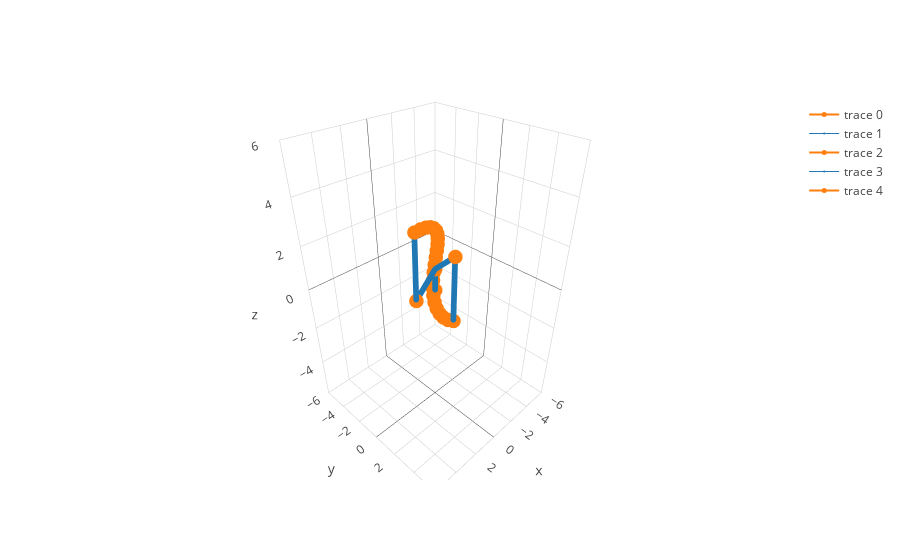

The cell this chart's notebook holds for it:
### Markdown cell above
Natural Trajectory Generation

### Code cell
thetainit = [pi/2, pi/3, 2*pi/3]
thetafinal = [-pi/2, pi/3, 2*pi/3]
nopoint = 20

trajectorymat = trajectory.calctrac(robot1, thetainit, thetafinal, nopoint)

trajectoryendeff = trajectory.trajectory_end(robot1, trajectorymat)
#uncommetn and add below to see trajectory of joints
#trajectoryjoints = trajectory.trajectory_joints(robot1, trajectorymat)

robo1 = graphics.position(robot1, trajectorymat[0])
robo2 = graphics.position(robot1, trajectorymat[len(trajectorymat) - 1])

data = trajectoryendeff + robo1 + robo2

m = graphics.plot(data)
#m.show()

### Figure 1 — Plotly figure (JSON) as saved in the notebook; plotly's stock layout.template omitted (floating-point values rounded to 4 significant figures; data arrays with more than 128 entries replaced by an {"elided": "..."} marker saying what was removed)
{"data": [{"line": {"color": "#ff7f0e", "width": 2}, "marker": {"size": 5}, "type": "scatter3d", "uid": "5c11951b-87a1-46ff-874e-d25290ac22c1", "x": [1.061e-16, 0.09959, 0.1399, 0.1246, 0.06069, -0.04211, -0.1717, -0.3142, -0.4552, -0.5801, -0.6749, -0.7274, -0.7274, -0.6677, -0.5443, -0.3565, -0.1073, 0.1967, 0.5461, 0.9283, 1.329, 1.732], "y": [1.732, 1.329, 0.9283, 0.5461, 0.1967, -0.1073, -0.3565, -0.5443, -0.6677, -0.7274, -0.7274, -0.6749, -0.5801, -0.4552, -0.3142, -0.1717, -0.04211, 0.06069, 0.1246, 0.1399, 0.09959, 0], "z": [-1.0, -1.054, -1.044, -0.9722, -0.8417, -0.6575, -0.4254, -0.1527, 0.1527, 0.4819, 0.8257, 1.174, 1.518, 1.847, 2.153, 2.425, 2.657, 2.842, 2.972, 3.044, 3.054, 3.0]}, {"line": {"color": "#1f77b4", "width": 1}, "marker": {"size": 2}, "type": "scatter3d", "uid": "643cb350-aa37-4f3d-b0ce-386002d9a4c6", "x": {"elided": "150 float values"}, "y": {"elided": "150 float values"}, "z": {"elided": "150 float values"}}, {"line": {"color": "#ff7f0e", "width": 2}, "marker": {"size": 5}, "type": "scatter3d", "uid": "430938dc-9ce2-413a-9ad7-6e13d53d6657", "x": [0, 0, 1.061e-16, 1.061e-16], "y": [0, 0, 1.732, 1.732], "z": [0, 1, 2, -1.0]}, {"line": {"color": "#1f77b4", "width": 1}, "marker": {"size": 2}, "type": "scatter3d", "uid": "54a41245-245d-41bd-8c9f-6564f54a5415", "x": {"elided": "150 float values"}, "y": {"elided": "150 int values"}, "z": {"elided": "150 float values"}}, {"line": {"color": "#ff7f0e", "width": 2}, "marker": {"size": 5}, "type": "scatter3d", "uid": "33c3814c-0489-438c-87a4-fd21878cfdc4", "x": [0, 0, 1.732, 1.732], "y": [0, 0, 0, 0], "z": [0, 1, 4.441e-16, 3.0]}], "layout": {"scene": {"xaxis": {"range": [-6, 6]}, "yaxis": {"range": [-6, 6]}, "zaxis": {"range": [-6, 6]}}}}
